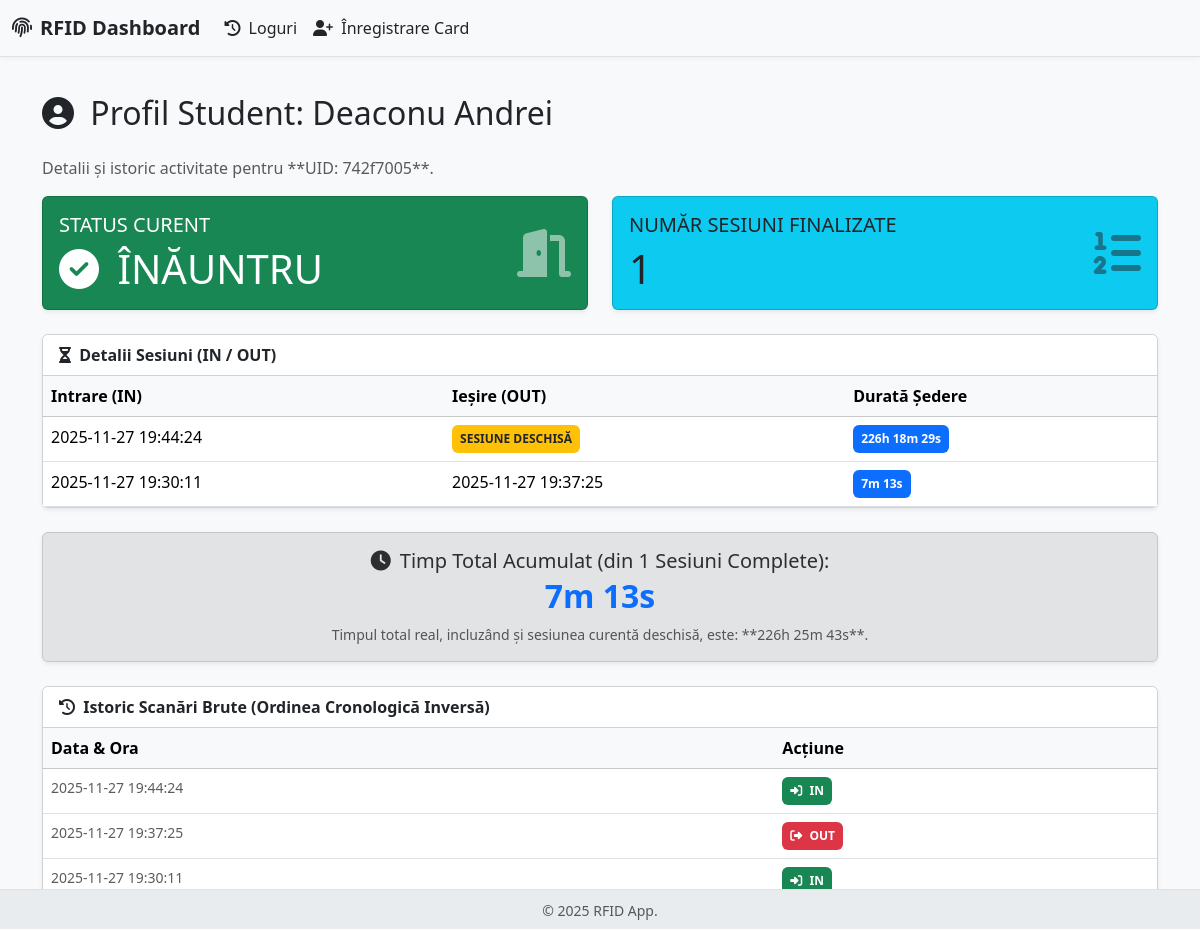
The page /profile/1 on the database as committed earlier.
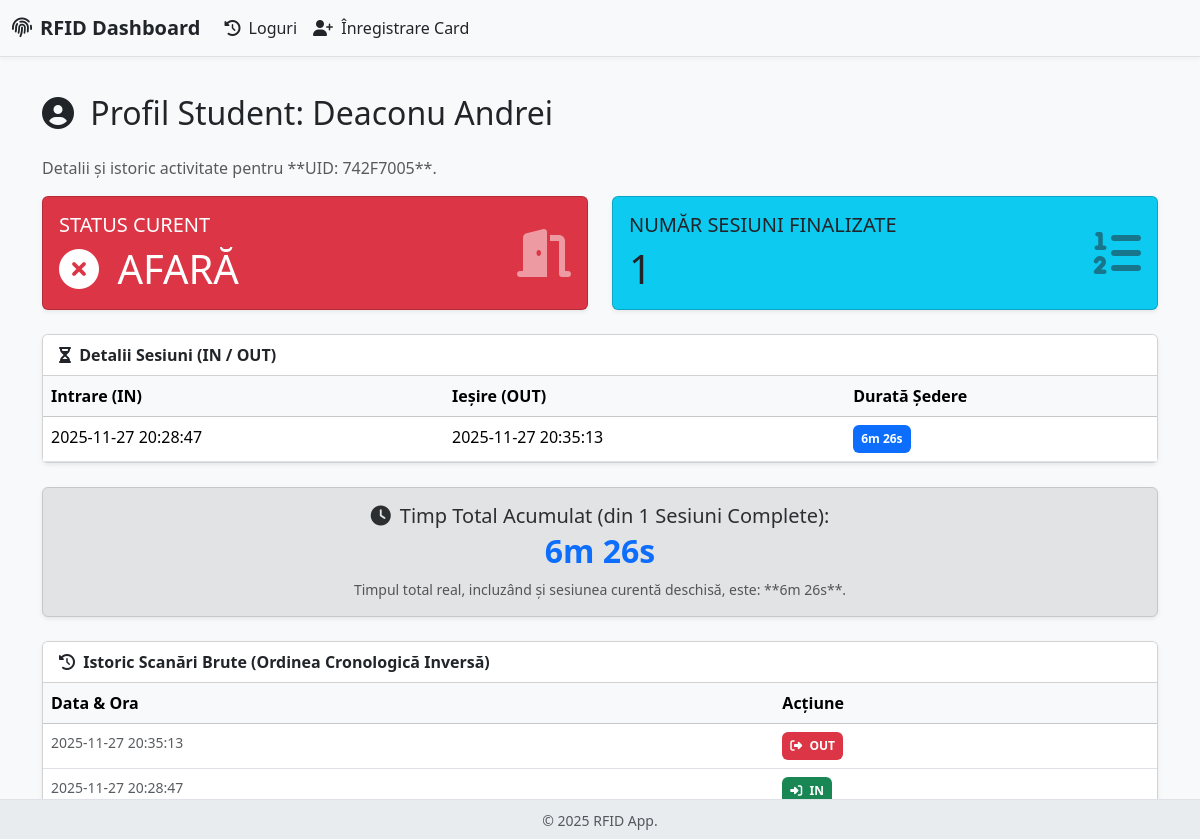
The same page on the database as committed later.
### app.py (models this page shows)
class Person(db.Model):
    __tablename__ = 'person'
    id = db.Column(db.Integer, primary_key=True)
    uid_card = db.Column(db.String(50), unique=True, nullable=False)
    first_name = db.Column(db.String(100), nullable=False)
    last_name = db.Column(db.String(100), nullable=False)
    is_inside = db.Column(db.Boolean, default=False)
    last_action_time = db.Column(db.DateTime, default=lambda: datetime(2025, 2, 14, tzinfo=timezone.utc))
    logs = db.relationship('Log', backref='person', lazy=True)

class Log(db.Model):
    __tablename__ = 'log'
    id = db.Column(db.Integer, primary_key=True)
    person_id = db.Column(db.Integer, db.ForeignKey('person.id'), nullable=False)
    timestamp = db.Column(db.DateTime, default=lambda: datetime.now(timezone.utc))
    action = db.Column(db.String(3), nullable=False)

### app.py (the view)
@app.route('/profile/<int:person_id>')
def view_person_profile(person_id):
    person = Person.query.get_or_404(person_id)
    logs_for_calculation = Log.query.filter_by(person_id=person_id).order_by(Log.timestamp.asc()).all()
    display_logs = Log.query.filter_by(person_id=person_id).order_by(Log.timestamp.desc()).all()
    sessions = calculate_session_durations(logs_for_calculation)
    finalized_sessions = [s for s in sessions if s.get('is_current') is not True and s.get('end') is not None]
    total_sessions = len(finalized_sessions)
    total_duration_sum = sum((s['duration'] for s in finalized_sessions), timedelta())
    current_session_duration = next((s['duration'] for s in sessions if s.get('is_current')), timedelta())
    total_duration_with_current = total_duration_sum + current_session_duration
    return render_template('profile.html',
                           person=person,
                           sessions=sessions,
                           total_sessions=total_sessions,
                           total_duration_sum=format_timedelta(total_duration_sum),
                           total_duration_with_current=format_timedelta(total_duration_with_current),
                           logs=display_logs)

### app.py (called while the page is built)
def localize_timestamp(timestamp):
    if timestamp.tzinfo is None:
        utc_dt = timestamp.replace(tzinfo=pytz.utc)
    else:
        utc_dt = timestamp.astimezone(pytz.utc)
    return utc_dt.astimezone(TARGET_TIMEZONE)

def format_timedelta(td):
    if td is None: return "N/A"
    total_seconds = int(td.total_seconds())
    if total_seconds < 0: total_seconds = 0
    hours, remainder = divmod(total_seconds, 3600)
    minutes, seconds = divmod(remainder, 60)
    parts = []
    if hours > 0: parts.append(f"{hours}h")
    if minutes > 0 or (hours > 0 and seconds >= 0): parts.append(f"{minutes}m")
    if seconds > 0 or total_seconds == 0: parts.append(f"{seconds}s")
    if not parts: return "0s"
    return " ".join(parts)

### templates/profile.html (shortened to what the changed rows need)
{% extends "base.html" %}
{% block content %}
    <h2 class="mb-4"><i class="fas fa-user-circle me-2"></i> Profil Student: {{ person.last_name }} {{ person.first_name }}</h2>
    <p class="text-muted">Detalii și istoric activitate pentru **UID: {{ person.uid_card }}**.</p>
    <div class="row mb-4">
        <div class="col-md-6">
            <div class="card text-white {% if person.is_inside %}bg-success{% else %}bg-danger{% endif %} shadow-sm h-100">
                <div class="card-body">
                    <div class="d-flex justify-content-between align-items-center">
                        <div>
                            <h5 class="card-title text-uppercase fw-light">Status Curent</h5>
                            <p class="h1 mb-0">
                                {% if person.is_inside %}
                                    <i class="fas fa-check-circle me-2"></i> ÎNĂUNTRU
                                {% else %}
                                    <i class="fas fa-times-circle me-2"></i> AFARĂ
                                {% endif %}
                            </p>
                        </div>
                    </div>
                </div>
            </div>
        </div>
        <div class="col-md-6">
        </div>
    </div>
    <div class="card shadow-sm mb-4">
        <div class="card-header bg-white fw-bold">
        </div>
        <div class="card-body p-0">
            <div class="table-responsive">
                <table class="table table-hover mb-0">
                    <thead class="table-light">
                        <tr>
                            <th>Intrare (IN)</th>
                            <th>Ieșire (OUT)</th>
                            <th>Durată Ședere</th>
                        </tr>
                    </thead>
                    <tbody>
                        {% for session in sessions %}
                        <tr>
                            <td>{{ localize_timestamp(session.start).strftime('%Y-%m-%d %H:%M:%S') }}</td>
                            <td>
                                {% if session.end is none %}
                                    <span class="badge bg-warning p-2 text-dark">SESIUNE DESCHISĂ</span>
                                {% else %}
                                    {{ localize_timestamp(session.end).strftime('%Y-%m-%d %H:%M:%S') }}
                                {% endif %}
                            </td>
                            <td>
                                <span class="badge bg-primary p-2">
                                    {{ format_timedelta(session.duration) }}
                                </span>
                            </td>
                        </tr>
                        {% endfor %}
                    </tbody>
                </table>
            </div>
        </div>
    </div>
    <div class="alert alert-secondary shadow-sm text-center mb-4">
        <p class="h5 mb-1"><i class="fas fa-clock me-1"></i> Timp Total Acumulat (din {{ total_sessions }} Sesiuni Complete):</p>
        <p class="h2 fw-bold text-primary">{{ total_duration_sum }}</p>
        <p class="mb-0 small text-muted">Timpul total real, incluzând și sesiunea curentă deschisă, este: **{{ total_duration_with_current }}**.</p>
    </div>
    <div class="card shadow-sm">
        <div class="card-header bg-white fw-bold">
        </div>
        <div class="card-body p-0">
            <div class="table-responsive">
                <table class="table table-hover mb-0">
                    <thead class="table-light">
                        <tr>
                            <th>Data & Ora</th>
                            <th>Acțiune</th>
                        </tr>
                    </thead>
                    <tbody>
                        {% for log in logs %}
                        <tr>
                            <td class="text-muted small">{{ localize_timestamp(log.timestamp).strftime('%Y-%m-%d %H:%M:%S') }}</td>
                            <td>
                                {% if log.action == 'IN' %}
                                    <span class="badge bg-success p-2"><i class="fas fa-sign-in-alt me-1"></i> {{ log.action }}</span>
                                {% else %}
                                    <span class="badge bg-danger p-2"><i class="fas fa-sign-out-alt me-1"></i> {{ log.action }}</span>
                                {% endif %}
                            </td>
                        </tr>
                        {% endfor %}
                    </tbody>
                </table>
            </div>
        </div>
    </div>
{% endblock %}

Rows that differ between the two databases and show on the page:
removed Log: timestamp "2025-11-27 19:44:24", action "IN"
removed Log: timestamp "2025-11-27 19:37:25", action "OUT"
changed Person "Deaconu": uid_card "742f7005" → "742F7005"; is_inside True → False (drawn)
now on this page (row edited): Log: timestamp "2025-11-27 20:35:13", action "OUT"
changed Log "IN": timestamp "2025-11-27 19:30:11" → "2025-11-27 20:28:47"
Other text that changed with them:
{{ total_duration_sum }}: "7m 13s" → "6m 26s"
{{ total_duration_with_current }}: "226h 25m 43s" → "6m 26s"
text no longer shown: "ÎNĂUNTRU"
text now shown: "AFARĂ"
new list line: "2025-11-27 20:28:47 2025-11-27 20:35:13 6m 26s"
list line gone: "2025-11-27 19:44:24 SESIUNE DESCHISĂ 226h 18m 29s"
list line gone: "2025-11-27 19:30:11 2025-11-27 19:37:25 7m 13s"
